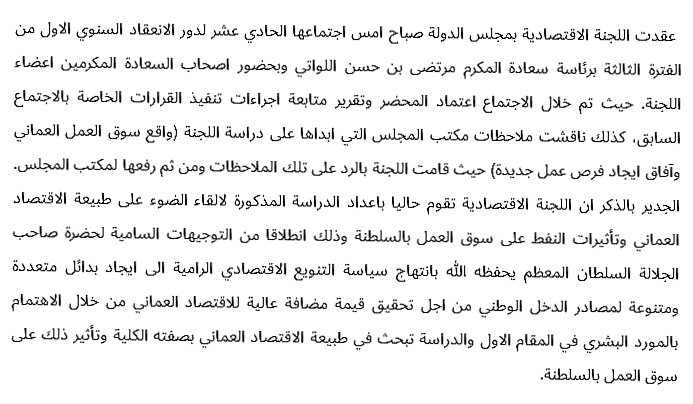
#> input picture inputs/csep1622.png, 693 x 404 px; its folder holds only this picture in this run
$ python process.py   (older library calls are emulated)
#> lines starting #> are read from the running program, lines starting #| are printed output that depends on the picture; after the words box and inside, x2 and y2 are one past the last pixel; in counts of white or black regions, pixels touching at a corner belong together; long printed decimals are rounded
### utils.py
import cv2
import numpy as np
import math
from more_itertools import unique_everseen

from os import environ


# [24 lines left out: functions most_frequent, display_image, convert_to_binary, not called in this run]


def convert_to_binary_and_invert(image):
    # convert to greyscale then flip black and white
    gray = cv2.cvtColor(image, cv2.COLOR_BGR2GRAY)
    _, thresh = cv2.threshold(gray, 127, 255, cv2.THRESH_BINARY_INV)
    return thresh


# [53 lines left out: functions get_distance_between_words, thin_image, match_template, not called in this run]

### preprocess.py
import numpy as np
import cv2
import matplotlib.pyplot as plt # noqa
from math import ceil, floor # noqa
from utils import display_image, most_frequent, convert_to_binary_and_invert


# [4 lines left out: function get_baseline_y_coord, not called in this run]


def get_horizontal_projection(image):

    h, w = image.shape
    horizontal_projection = cv2.reduce(src=image, dim=-1, rtype=cv2.REDUCE_SUM, dtype=cv2.CV_32S)
    #  plt.plot(range(h), horizontal_projection.tolist())
    #  plt.savefig("./figs/horizontal_projection.png")
    return horizontal_projection


def get_vertical_projection(image):

    h, w = image.shape
    vertical_projection = []
    vertical_projection = cv2.reduce(src=image, dim=0, rtype=cv2.REDUCE_SUM, dtype=cv2.CV_32S)
    # plt.plot(range(w), vertical_projection[0])
    # plt.savefig("./figs/vertical_projection.png")
    return vertical_projection[0]


def deskew(image):
    # get all white pixels coords (the foreground pixels)
    coords = np.column_stack(np.where(image > 0))
    # minAreaRect computes the minimum rotated rectangle that contains the entire text region.
    angle = cv2.minAreaRect(coords)[-1]
    if angle < -45:
        angle = -(90 + angle)
    else:
        angle = -angle
    # now rotate the image with the obtained angle
    print("angle: ", angle)
    (h, w) = image.shape[:2]
    center = (w // 2, h // 2)
    # calculate rotation matrix
    M = cv2.getRotationMatrix2D(center, angle, 1.0)

    rotated = cv2.warpAffine(image, M, (w, h), flags=cv2.INTER_CUBIC, borderMode=cv2.BORDER_REPLICATE)

    return rotated


# [101 lines left out: functions get_largest_connected_component, get_pen_size, find_max_transition, get_start_end_points_sr, not called in this run]


def get_cut_points(image, max_transition_index, vertical_projection):

    get_start_end_points_sr(image, max_transition_index)
    # [31 lines of commented-out code are left out]


# [283 lines left out: functions segment_character, template_match, contour_seg, not called in this run]

### train_recognition.py
import numpy as np # noqa
import cv2
from utils import display_image # noqa
from integrator import validation_map, augment_with_compsities


# [167 lines left out: functions get_largest_connected_component, remove_dots, calculate_vertical_transitions, calculate_horizonatal_transitions, sum_adjancent_values, get_interest_points and 1 more, not called in this run]


def eliminate_extra_padding(img):
    horz_sum = np.sum(img, axis=1)
    ver_sum = np.sum(img, axis=0)
    upper_x = -1
    upper_y = -1
    lower_x = -1
    lower_y = -1
    for i in range(0, horz_sum.shape[0]):
        if (horz_sum[i] != 0):
            if (upper_x == -1):
                upper_x = i
            else:
                lower_x = i

    for i in range(0, ver_sum.shape[0]):
        if (ver_sum[i] != 0):
            if (upper_y == -1):
                upper_y = i
            else:
                lower_y = i
    return img[upper_x:lower_x + 1, upper_y:lower_y + 1]


# [172 lines left out: functions is_hamza, is_3_dots_connected, recognize_dots, add_extra_padding, recognize_char, validate_segment and 1 more, not called in this run]

### process.py
import numpy as np
import argparse
import cv2
import os
import shutil


from utils import convert_to_binary, convert_to_binary_and_invert, display_image, get_distance_between_words
from preprocess import get_baseline_y_coord, get_horizontal_projection, get_largest_connected_component
from preprocess import segment_character, get_pen_size, get_vertical_projection, deskew, find_max_transition,\
get_cut_points, contour_seg
from train_recognition import eliminate_extra_padding


def segment_lines(image, directory_name, write_to_file):
    (h, w) = image.shape[:2]
    original_image = image.copy()

    image = cv2.bitwise_not(image)
    # display_image("here", image)
    image = cv2.dilate(image, np.ones((3, 3), np.uint8), iterations=1)

    horizontal_projection = get_horizontal_projection(image)

    y, count = 0, 0
    is_space = False
    ycoords = []
    for i in range(h):
        if not is_space:
            if horizontal_projection[i] == 0:
                is_space = True
                count = 1
                y = i

        else:
            if horizontal_projection[i] > 0:
                is_space = False
                ycoords.append(y / count)

            else:
                y += i
                count += 1

    previous_height = 0

    # if os.path.exists(directory_name):
    #     shutil.rmtree(directory_name)

    # os.makedirs(directory_name)
    line_images = []

    for i in range(len(ycoords)):
        if i == 0:
            continue

        # cv2.line(image, (0, int(ycoords[i])), (w, int(ycoords[i])), (255, 255, 255), 2)
        image_cropped = original_image[previous_height:int(ycoords[i]), :]

        line_images.append(image_cropped)

        previous_height = int(ycoords[i])
        if write_to_file == 1:
            cv2.imwrite(directory_name + "/" + "segment_" + str(i) + ".png", image_cropped)

    image_cropped = original_image[int(ycoords[-1]):h, :]
    line_images.append(image_cropped)
    if write_to_file == 1:
        cv2.imwrite(directory_name + "/" + "segment_" + str(i + 1) + ".png", image_cropped)

    # cv2.imwrite("segmented_lines.png", image)
    return line_images

def segment_words(line_images, path, write_to_file):

    max_segment_heights = []
    max_segment_widths = []

    for image in line_images:

        image = cv2.bitwise_not(image)
        (h, w) = image.shape
        vertical_projection = get_vertical_projection(image)

        x, count = 0, 0
        is_space = False
        xcoords = []
        distances = []

        for i in range(w):
            if not is_space:
                if vertical_projection[i] == 0:
                    is_space = True
                    count = 1
                    x = i

            else:
                if vertical_projection[i] > 0:
                    is_space = False
                    xcoords.append(x / count)
                    distances.append(count)

                else:
                    x += i
                    count += 1

        word_separation = xcoords.copy()
        max_segment_height = 0
        max_segment_width = 0
        for i in range(len(word_separation)):
            if distances[i] > 1:
                pass
            else:
                word_separation[i] = -1

            # if write_to_file == 1:
            #     cv2.imwrite(directory_name + "/" + "segment_" + str(i) + ".png", sub_word)

        word_separation = list(filter(lambda a: a != -1, word_separation))

        previous_width = image.shape[1]

        max_segment_height = image.shape[0]

        temp = image[:, int(word_separation[-1]):image.shape[1]]
        temp = eliminate_extra_padding(temp)
        # display_image("image", temp)
        # print("width ", temp.shape[1])
        max_segment_width = temp.shape[1]
        for i in range(len(word_separation)):
            i = len(word_separation) - i - 1

            word = image[:, int(word_separation[i]):previous_width]
            word = eliminate_extra_padding(word)
            # print("width ", word.shape[1])
            # display_image("image", word)
            # display_image("word", word)
            previous_width = int(word_separation[i])
            if max_segment_width < word.shape[1]:
                max_segment_width = word.shape[1]


        max_segment_heights.append(max_segment_height)
        max_segment_widths.append(max_segment_width)

        # [36 lines of commented-out code are left out]

    max_segment_h = max(max_segment_heights)
    max_segment_w= max(max_segment_widths)

    return max_segment_height, max_segment_width


if __name__ == '__main__':

    ap = argparse.ArgumentParser()

    ap.add_argument("-o",
                    "--line-segments-path",
                    required=False,
                    help="path to line segments file",
                    default="./segmented_lines")
    ap.add_argument("-i",
                    "--input-path",
                    required=False,
                    help="path to line segments file",
                    default="./inputs")

    ap.add_argument("-w",
                    "--write-to-file",
                    required=False,
                    help="1  write line segments to disk, 0 otherwise",
                    default="0")

    args = vars(ap.parse_args())
    print(args)
    input_path = args["input_path"]
    line_segmets_path = args["line_segments_path"]
    write_to_file = args["write_to_file"]
    abs_max_w = 0
    abs_max_h = 0
    files = [f for f in os.listdir(input_path) if os.path.isfile(os.path.join(input_path, f))]
    for f in files:
        print(f)
        image = cv2.imread(os.path.join(input_path, f))
#> image is the input picture: shape (404, 693, 3); min 0, max 255, mean 238.6
        # display_image("source", image)
        processed_image = convert_to_binary_and_invert(image)
#> in convert_to_binary_and_invert, `_, thresh = cv2.threshold(gray, 127, 255, cv2.THRESH_BINARY_INV)`:
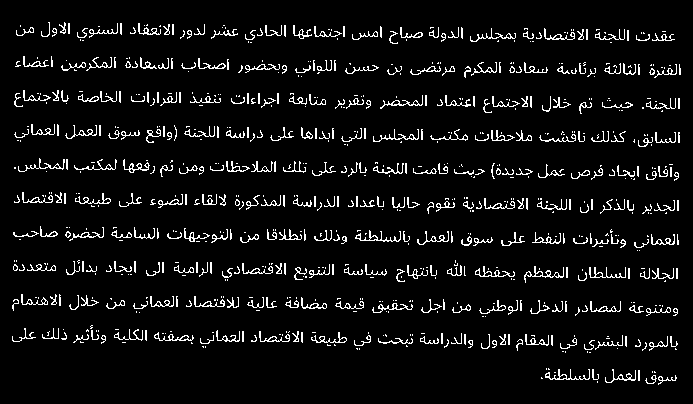
#> thresh: shape (404, 693); 6.3% white in thin lines or dots, all inside (x1, y1, x2, y2) = (12, 22, 681, 385)
        processed_image = deskew(processed_image)
#> in deskew, `coords = np.column_stack(np.where(image > 0))`: coords = 17731 pairs, first value 22 to 384, second value 12 to 680
#> in deskew, `angle = cv2.minAreaRect(coords)[-1]`: angle = -0.716
#> in deskew, `angle = -angle`: angle = 0.716
#| angle:  0.7162
#> in deskew, `M = cv2.getRotationMatrix2D(center, angle, 1.0)`: M = [[1, 0.0125, -2.5], [-0.0125, 1, 4.34]]

        processed_image = cv2.bitwise_not(processed_image)
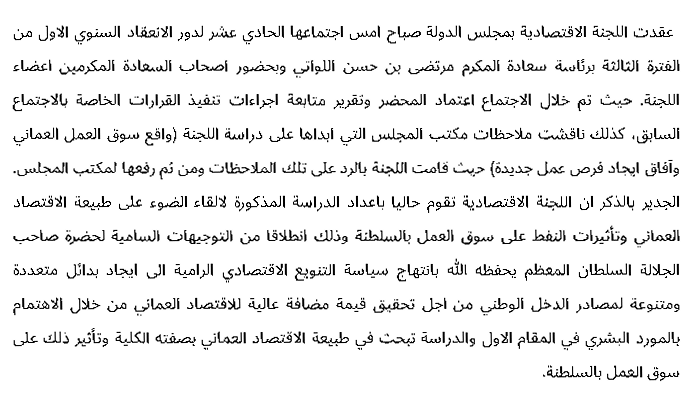
#> processed_image: shape (404, 693); min 0, max 255, mean 238
        print(processed_image.shape)
#| (404, 693)
        # display_image("after deskew", processed_image)
        line_segmets_path = os.path.join(line_segmets_path, f[:-4])

        lines = segment_lines(processed_image, line_segmets_path, 0)
#> in segment_lines, `image = cv2.dilate(image, np.ones((3, 3), np.uint8), iterations=1)`:
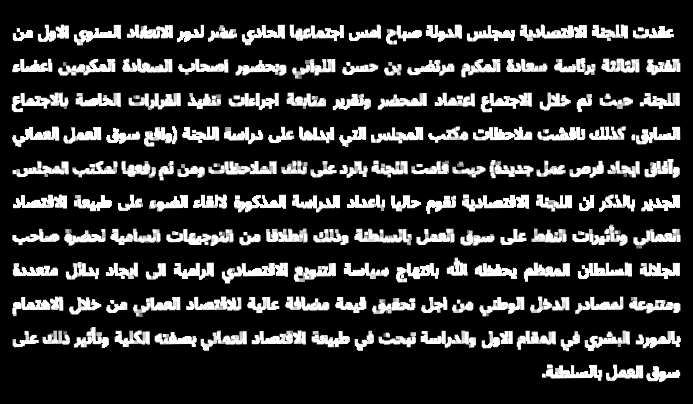
#> image: shape (404, 693); min 0, max 255, mean 46.8
#> in get_horizontal_projection, `horizontal_projection = cv2.reduce(src=image, dim=-1, rtype=cv2.REDUCE..`: horizontal_projection = 404 values, max 141688 at index 239, min 0 at index 0, mean 32401.7
#> after the loop in segment_lines, `for i in range(h):`: count = 21; y = 8253; ycoords = [11, 51, 85, 118.5, 152.5, 187, 218, 252.5, 289, 321.5, 357.5]
#> the loop in segment_lines, `for i in range(len(ycoords)):` made 11 passes
#> previous_height on passes 2 to 11: 51, 85, 118, 152, 187, 218, 252, 289, 321, 357
#> after the loop in segment_lines, `for i in range(len(ycoords)):`: line_images = 10 items
#> in segment_lines, `image_cropped = original_image[int(ycoords[-1]):h, :]`:
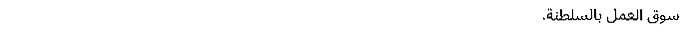
#> image_cropped: shape (47, 693); min 0, max 255, mean 251.8
#> lines = 11 items
        # for img in lines:
        #     display_image("line: ", img)
        max_h, max_w = segment_words(lines, line_segmets_path, 0)
#> the loop in segment_words, `for image in line_images: ` made 11 passes
#> max_segment_height on passes 1 to 7: 51, 34, 33, 34, 35, 31, 34
#> pass 1, in segment_words, `image = cv2.bitwise_not(image)`:
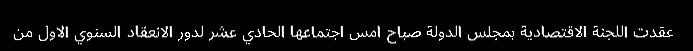
#> image: shape (51, 693); min 0, max 255, mean 13.2
#> pass 1, in segment_words, `temp = image[:, int(word_separation[-1]):image.shape[1]]`:
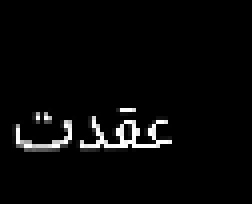
#> temp: shape (51, 63) (shown 4 times larger); min 0, max 255, mean 8.2
#> pass 2, in segment_words, `temp = image[:, int(word_separation[-1]):image.shape[1]]`:
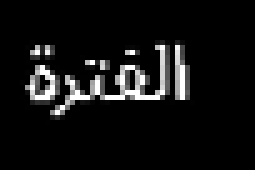
#> temp: shape (34, 51) (shown 5 times larger); min 0, max 255, mean 17.9
        if abs_max_h < max_h:
            abs_max_h = max_h
        if abs_max_w < max_w:
            abs_max_w = max_w
        print("max height ", max_h)
#| max height  47
        print("max width ", max_w)
#| max width  61

    print(abs_max_h)
#| 47
    print(abs_max_w)
#| 61
